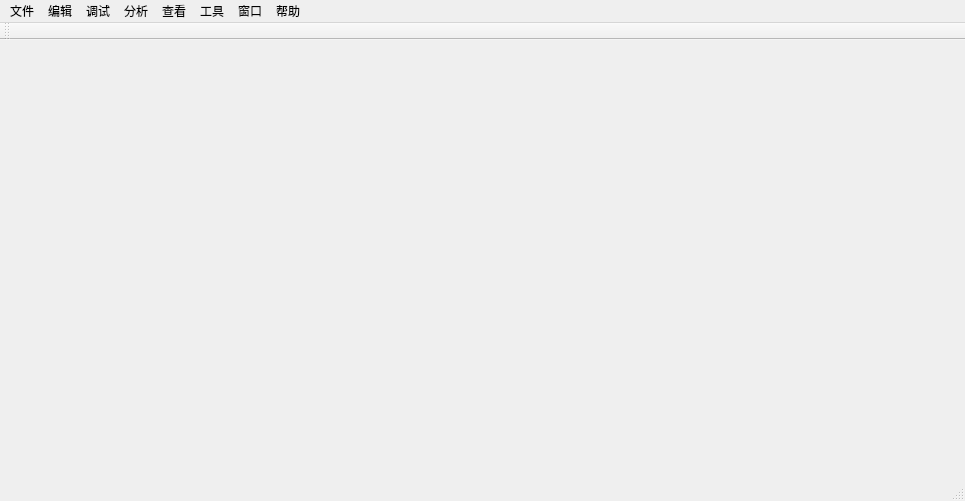
<?xml version="1.0" encoding="UTF-8"?>
<ui version="4.0">
 <class>MainWindow</class>
 <widget class="QMainWindow" name="MainWindow">
  <property name="geometry">
   <rect>
    <x>0</x>
    <y>0</y>
    <width>965</width>
    <height>501</height>
   </rect>
  </property>
  <property name="windowTitle">
   <string>MainWindow</string>
  </property>
  <property name="whatsThis">
   <string>&lt;html&gt;&lt;head/&gt;&lt;body&gt;&lt;p&gt;&lt;span style=&quot; color:#cc0000;&quot;&gt;main board&lt;/span&gt;&lt;/p&gt;&lt;/body&gt;&lt;/html&gt;</string>
  </property>
  <widget class="QWidget" name="centralWidget"/>
  <widget class="QMenuBar" name="menuBar">
   <property name="geometry">
    <rect>
     <x>0</x>
     <y>0</y>
     <width>965</width>
     <height>21</height>
    </rect>
   </property>
   <widget class="QMenu" name="menu">
    <property name="title">
     <string>查看</string>
    </property>
    <addaction name="actionOpenGL"/>
   </widget>
   <widget class="QMenu" name="menu_2">
    <property name="title">
     <string>文件</string>
    </property>
    <addaction name="actionopenproject"/>
    <addaction name="actionopenfile"/>
    <addaction name="actionrecentproject"/>
    <addaction name="separator"/>
    <addaction name="actionsaveproject"/>
    <addaction name="actionsaveallproject"/>
    <addaction name="separator"/>
    <addaction name="actioncloseproject"/>
    <addaction name="actioncloseallproject"/>
    <addaction name="actionexit"/>
   </widget>
   <widget class="QMenu" name="menu_3">
    <property name="title">
     <string>编辑</string>
    </property>
    <addaction name="actionredo"/>
    <addaction name="actionundo"/>
    <addaction name="actiondelete"/>
    <addaction name="actionedit"/>
   </widget>
   <widget class="QMenu" name="menu_4">
    <property name="title">
     <string>调试</string>
    </property>
    <addaction name="actionstart"/>
    <addaction name="actionstop"/>
    <addaction name="actioninterrupt"/>
    <addaction name="actioncontinue"/>
   </widget>
   <widget class="QMenu" name="menu_5">
    <property name="title">
     <string>分析</string>
    </property>
   </widget>
   <widget class="QMenu" name="menu_6">
    <property name="title">
     <string>工具</string>
    </property>
    <addaction name="actionoption"/>
   </widget>
   <widget class="QMenu" name="menu_7">
    <property name="title">
     <string>窗口</string>
    </property>
    <addaction name="actionfullScreen"/>
   </widget>
   <widget class="QMenu" name="menu_8">
    <property name="title">
     <string>帮助</string>
    </property>
    <addaction name="actionabout"/>
    <addaction name="actionhelp"/>
   </widget>
   <addaction name="menu_2"/>
   <addaction name="menu_3"/>
   <addaction name="menu_4"/>
   <addaction name="menu_5"/>
   <addaction name="menu"/>
   <addaction name="menu_6"/>
   <addaction name="menu_7"/>
   <addaction name="menu_8"/>
  </widget>
  <widget class="QToolBar" name="mainToolBar">
   <attribute name="toolBarArea">
    <enum>TopToolBarArea</enum>
   </attribute>
   <attribute name="toolBarBreak">
    <bool>false</bool>
   </attribute>
  </widget>
  <widget class="QStatusBar" name="statusBar"/>
  <action name="actionOpenGL">
   <property name="text">
    <string>OpenGL</string>
   </property>
  </action>
  <action name="actionabout">
   <property name="text">
    <string>关于</string>
   </property>
  </action>
  <action name="actionhelp">
   <property name="text">
    <string>帮助</string>
   </property>
  </action>
  <action name="actionfullScreen">
   <property name="text">
    <string>全屏</string>
   </property>
  </action>
  <action name="actionoption">
   <property name="text">
    <string>选项</string>
   </property>
  </action>
  <action name="actionstart">
   <property name="text">
    <string>开始</string>
   </property>
  </action>
  <action name="actionstop">
   <property name="text">
    <string>停止</string>
   </property>
  </action>
  <action name="actioninterrupt">
   <property name="text">
    <string>中断</string>
   </property>
  </action>
  <action name="actioncontinue">
   <property name="text">
    <string>继续</string>
   </property>
  </action>
  <action name="actionredo">
   <property name="text">
    <string>重做</string>
   </property>
  </action>
  <action name="actionundo">
   <property name="text">
    <string>撤销</string>
   </property>
  </action>
  <action name="actiondelete">
   <property name="text">
    <string>删除设备</string>
   </property>
  </action>
  <action name="actionedit">
   <property name="text">
    <string>编辑设备</string>
   </property>
  </action>
  <action name="actionopenproject">
   <property name="text">
    <string>打开工程</string>
   </property>
  </action>
  <action name="actionopenfile">
   <property name="text">
    <string>打开文件</string>
   </property>
  </action>
  <action name="actionrecentproject">
   <property name="text">
    <string>近期项目</string>
   </property>
  </action>
  <action name="actionsaveproject">
   <property name="text">
    <string>保存项目</string>
   </property>
  </action>
  <action name="actioncloseproject">
   <property name="text">
    <string>关闭项目</string>
   </property>
  </action>
  <action name="actioncloseallproject">
   <property name="text">
    <string>关闭所有工程</string>
   </property>
  </action>
  <action name="actionsaveallproject">
   <property name="text">
    <string>保存所有项目</string>
   </property>
  </action>
  <action name="actionexit">
   <property name="text">
    <string>退出</string>
   </property>
  </action>
 </widget>
 <layoutdefault spacing="6" margin="11"/>
 <resources/>
 <connections/>
</ui>
